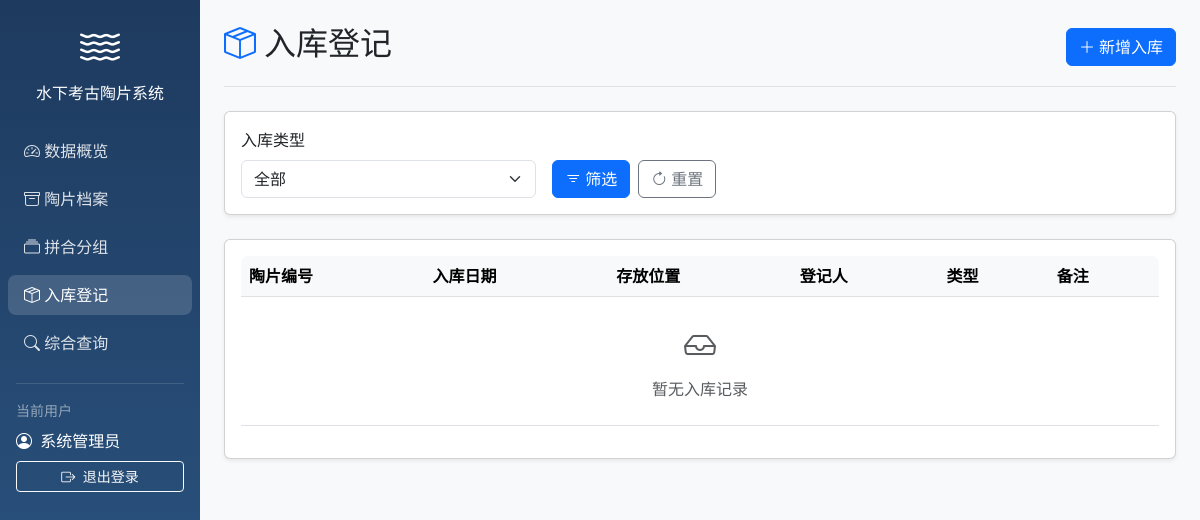
The app's page /storage (signed in), older data.
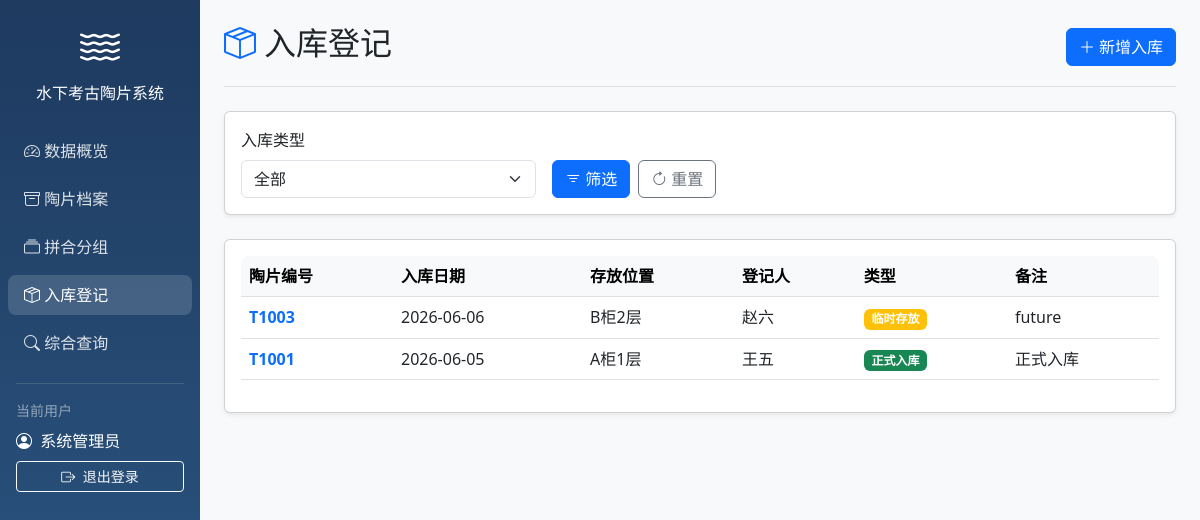
The same page, newer data.
### models/models.py (models this page shows)
class StorageRecord(Base):
    __tablename__ = "storage_records"
    id = Column(Integer, primary_key=True, index=True)
    pottery_id = Column(Integer, ForeignKey("potteries.id"), unique=True)
    storage_date = Column(Date)
    location = Column(String)
    registrar = Column(String)
    notes = Column(Text)
    is_official = Column(Boolean, default=False)
    created_at = Column(DateTime(timezone=True), server_default=func.now())
    pottery = relationship("Pottery", back_populates="storage_record")

class Pottery(Base):
    __tablename__ = "potteries"
    id = Column(Integer, primary_key=True, index=True)
    pottery_number = Column(String, unique=True, index=True)
    water_area = Column(String)
    trench_number = Column(String)
    material = Column(String)
    decoration_description = Column(Text)
    damage_level = Column(String)
    current_status = Column(String)
    recovery_date = Column(Date)
    created_at = Column(DateTime(timezone=True), server_default=func.now())
    updated_at = Column(DateTime(timezone=True), onupdate=func.now())
    cleaning_records = relationship("CleaningRecord", back_populates="pottery")
    pottery_groups = relationship("PotteryGroupMember", back_populates="pottery")
    storage_record = relationship("StorageRecord", uselist=False, back_populates="pottery")

### main.py (the view)
@app.get("/storage", response_class=HTMLResponse)
async def list_storage(
    request: Request,
    current_user: User = Depends(get_current_user),
    db: Session = Depends(get_db),
    is_official: Optional[str] = None
):
    query = db.query(StorageRecord)
    if is_official is not None and is_official != "":
        query = query.filter(StorageRecord.is_official == (is_official == "true"))
    records = query.order_by(StorageRecord.storage_date.desc()).all()
    return templates.TemplateResponse("storage.html", {
        "request": request,
        "current_user": current_user,
        "records": records,
        "is_official": is_official
    })

### templates/storage.html (shortened to what this page needs)
{% extends "base.html" %}
{% block body %}
<div class="container-fluid">
    <div class="row">
        {% include "sidebar.html" %}
        <main class="col-md-9 ms-sm-auto col-lg-10 px-md-4 main-content">
            <div class="d-flex justify-content-between flex-wrap flex-md-nowrap align-items-center pt-4 pb-3 mb-4 border-bottom">
                <h1 class="h2">
                    <i class="bi bi-box-seam text-primary me-2"></i>入库登记
                </h1>
                <div class="btn-toolbar mb-2 mb-md-0">
                    <a href="/storage/add" class="btn btn-primary">
                        <i class="bi bi-plus-lg me-1"></i>新增入库
                    </a>
                </div>
            </div>
            <div class="card shadow-sm mb-4">
                <div class="card-body">
                    <form method="GET" class="row g-3">
                        <div class="col-md-4">
                            <label class="form-label">入库类型</label>
                            <select class="form-select" name="is_official">
                                <option value="">全部</option>
                            </select>
                        </div>
                        <div class="col-md-4 d-flex align-items-end">
                            <button type="submit" class="btn btn-primary me-2">
                                <i class="bi bi-filter me-1"></i>筛选
                            </button>
                            <a href="/storage" class="btn btn-outline-secondary">
                                <i class="bi bi-arrow-clockwise me-1"></i>重置
                            </a>
                        </div>
                    </form>
                </div>
            </div>
            <div class="card shadow-sm">
                <div class="card-body">
                    <div class="table-responsive">
                        <table class="table table-hover">
                            <thead class="table-light">
                                <tr>
                                    <th>陶片编号</th>
                                    <th>入库日期</th>
                                    <th>存放位置</th>
                                    <th>登记人</th>
                                    <th>类型</th>
                                    <th>备注</th>
                                </tr>
                            </thead>
                            <tbody>
                                {% for r in records %}
                                <tr>
                                    <td>
                                        <a href="/potteries/{{ r.pottery.id }}" class="text-decoration-none">
                                            <strong>{{ r.pottery.pottery_number }}</strong>
                                        </a>
                                    </td>
                                    <td>{{ r.storage_date }}</td>
                                    <td>{{ r.location }}</td>
                                    <td>{{ r.registrar }}</td>
                                    <td>
                                        {% if r.is_official %}
                                        <span class="badge bg-success">正式入库</span>
                                        {% else %}
                                        <span class="badge bg-warning">临时存放</span>
                                        {% endif %}
                                    </td>
                                    <td>{{ r.notes or '-' }}</td>
                                </tr>
                                {% else %}
                                <tr>
                                    <td colspan="6" class="text-center text-muted py-4">
                                        <i class="bi bi-inbox" style="font-size: 2rem;"></i>
                                        <p class="mt-2 mb-0">暂无入库记录</p>
                                    </td>
                                </tr>
                                {% endfor %}
                            </tbody>
                        </table>
                    </div>
                </div>
            </div>
        </main>
    </div>
</div>
{% endblock %}

Row changes from the older to the newer data that the page shows:
added StorageRecord: pottery.pottery_number "T1003", storage_date "2026-06-06", location "B柜2层", registrar "赵六", is_official "临时存放", notes "future"
added StorageRecord: pottery.pottery_number "T1001", storage_date "2026-06-05", location "A柜1层", registrar "王五", is_official "正式入库", notes "正式入库"
Text that changed along with them:
text no longer shown: "暂无入库记录"
